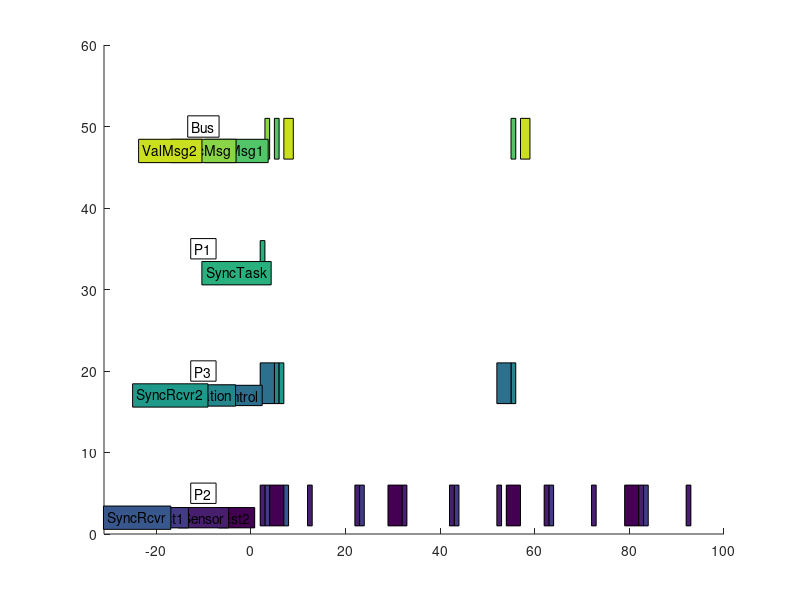

Write the MATLAB code that produced this figure.
cm = colormap;
cs = size(cm,1);

rectangle( 'Position', [5,46,1,5], 'FaceColor', cm( floor( 0.727273 * cs )+1, :) );
rectangle( 'Position', [55,46,1,5], 'FaceColor', cm( floor( 0.727273 * cs )+1, :) );
rectangle( 'Position', [3,46,1,5], 'FaceColor', cm( floor( 0.818182 * cs )+1, :) );
rectangle( 'Position', [7,46,2,5], 'FaceColor', cm( floor( 0.909091 * cs )+1, :) );
rectangle( 'Position', [57,46,2,5], 'FaceColor', cm( floor( 0.909091 * cs )+1, :) );
rectangle( 'Position', [2,31,1,5], 'FaceColor', cm( floor( 0.636364 * cs )+1, :) );
rectangle( 'Position', [3,1,1,5], 'FaceColor', cm( floor( 0.181818 * cs )+1, :) );
rectangle( 'Position', [23,1,1,5], 'FaceColor', cm( floor( 0.181818 * cs )+1, :) );
rectangle( 'Position', [43,1,1,5], 'FaceColor', cm( floor( 0.181818 * cs )+1, :) );
rectangle( 'Position', [63,1,1,5], 'FaceColor', cm( floor( 0.181818 * cs )+1, :) );
rectangle( 'Position', [83,1,1,5], 'FaceColor', cm( floor( 0.181818 * cs )+1, :) );
rectangle( 'Position', [4,1,3,5], 'FaceColor', cm( floor( 0 * cs )+1, :) );
rectangle( 'Position', [29,1,3,5], 'FaceColor', cm( floor( 0 * cs )+1, :) );
rectangle( 'Position', [54,1,3,5], 'FaceColor', cm( floor( 0 * cs )+1, :) );
rectangle( 'Position', [79,1,3,5], 'FaceColor', cm( floor( 0 * cs )+1, :) );
rectangle( 'Position', [2,1,1,5], 'FaceColor', cm( floor( 0.0909091 * cs )+1, :) );
rectangle( 'Position', [12,1,1,5], 'FaceColor', cm( floor( 0.0909091 * cs )+1, :) );
rectangle( 'Position', [22,1,1,5], 'FaceColor', cm( floor( 0.0909091 * cs )+1, :) );
rectangle( 'Position', [32,1,1,5], 'FaceColor', cm( floor( 0.0909091 * cs )+1, :) );
rectangle( 'Position', [42,1,1,5], 'FaceColor', cm( floor( 0.0909091 * cs )+1, :) );
rectangle( 'Position', [52,1,1,5], 'FaceColor', cm( floor( 0.0909091 * cs )+1, :) );
rectangle( 'Position', [62,1,1,5], 'FaceColor', cm( floor( 0.0909091 * cs )+1, :) );
rectangle( 'Position', [72,1,1,5], 'FaceColor', cm( floor( 0.0909091 * cs )+1, :) );
rectangle( 'Position', [82,1,1,5], 'FaceColor', cm( floor( 0.0909091 * cs )+1, :) );
rectangle( 'Position', [92,1,1,5], 'FaceColor', cm( floor( 0.0909091 * cs )+1, :) );
rectangle( 'Position', [7,1,1,5], 'FaceColor', cm( floor( 0.272727 * cs )+1, :) );
rectangle( 'Position', [5,16,1,5], 'FaceColor', cm( floor( 0.454545 * cs )+1, :) );
rectangle( 'Position', [55,16,1,5], 'FaceColor', cm( floor( 0.454545 * cs )+1, :) );
rectangle( 'Position', [2,16,3,5], 'FaceColor', cm( floor( 0.363636 * cs )+1, :) );
rectangle( 'Position', [52,16,3,5], 'FaceColor', cm( floor( 0.363636 * cs )+1, :) );
rectangle( 'Position', [6,16,1,5], 'FaceColor', cm( floor( 0.545455 * cs )+1, :) );

text( -10, 5, 'P2', 'EdgeColor', [0 0 0], 'HorizontalAlignment', 'center' );
text( -3, 2, 'Est2', 'BackgroundColor', cm( floor( 0 * cs )+1, :), 'EdgeColor', [0 0 0], 'HorizontalAlignment', 'center' );
text( -10, 2, 'Sensor', 'BackgroundColor', cm( floor( 0.0909091 * cs )+1, :), 'EdgeColor', [0 0 0], 'HorizontalAlignment', 'center' );
text( -17, 2, 'Est1', 'BackgroundColor', cm( floor( 0.181818 * cs )+1, :), 'EdgeColor', [0 0 0], 'HorizontalAlignment', 'center' );
text( -24, 2, 'SyncRcvr', 'BackgroundColor', cm( floor( 0.272727 * cs )+1, :), 'EdgeColor', [0 0 0], 'HorizontalAlignment', 'center' );
text( -10, 20, 'P3', 'EdgeColor', [0 0 0], 'HorizontalAlignment', 'center' );
text( -3, 17, 'Control', 'BackgroundColor', cm( floor( 0.363636 * cs )+1, :), 'EdgeColor', [0 0 0], 'HorizontalAlignment', 'center' );
text( -10, 17, 'Actuation', 'BackgroundColor', cm( floor( 0.454545 * cs )+1, :), 'EdgeColor', [0 0 0], 'HorizontalAlignment', 'center' );
text( -17, 17, 'SyncRcvr2', 'BackgroundColor', cm( floor( 0.545455 * cs )+1, :), 'EdgeColor', [0 0 0], 'HorizontalAlignment', 'center' );
text( -10, 35, 'P1', 'EdgeColor', [0 0 0], 'HorizontalAlignment', 'center' );
text( -3, 32, 'SyncTask', 'BackgroundColor', cm( floor( 0.636364 * cs )+1, :), 'EdgeColor', [0 0 0], 'HorizontalAlignment', 'center' );
text( -10, 50, 'Bus', 'EdgeColor', [0 0 0], 'HorizontalAlignment', 'center' );
text( -3, 47, 'ValMsg1', 'BackgroundColor', cm( floor( 0.727273 * cs )+1, :), 'EdgeColor', [0 0 0], 'HorizontalAlignment', 'center' );
text( -10, 47, 'SyncMsg', 'BackgroundColor', cm( floor( 0.818182 * cs )+1, :), 'EdgeColor', [0 0 0], 'HorizontalAlignment', 'center' );
text( -17, 47, 'ValMsg2', 'BackgroundColor', cm( floor( 0.909091 * cs )+1, :), 'EdgeColor', [0 0 0], 'HorizontalAlignment', 'center' );
v = axis();
axis( [ -31 v(2) v(3) v(4)] );
